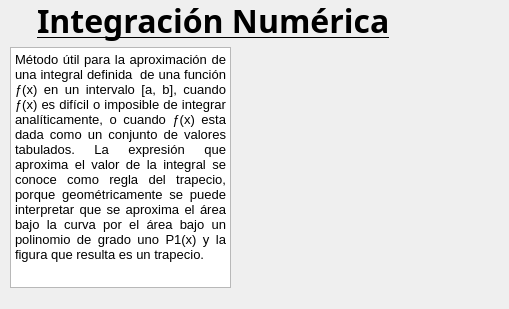
    <widget class="QWidget" name="page_10">
     <widget class="QLabel" name="label_10">
      <property name="geometry">
       <rect>
        <x>37</x>
        <y>0</y>
        <width>431</width>
        <height>41</height>
       </rect>
      </property>
      <property name="font">
       <font>
        <family>Cilica</family>
        <pointsize>24</pointsize>
        <weight>75</weight>
        <bold>true</bold>
        <underline>true</underline>
       </font>
      </property>
      <property name="text">
       <string>Integración Numérica</string>
      </property>
     </widget>
     <widget class="QTextBrowser" name="textBrowser_9">
      <property name="geometry">
       <rect>
        <x>10</x>
        <y>47</y>
        <width>221</width>
        <height>241</height>
       </rect>
      </property>
      <property name="styleSheet">
       <string notr="true">background-image: url(:/MM/BKGWhite.png);</string>
      </property>
      <property name="html">
       <string>&lt;!DOCTYPE HTML PUBLIC &quot;-//W3C//DTD HTML 4.0//EN&quot; &quot;http://www.w3.org/TR/REC-html40/strict.dtd&quot;&gt;
&lt;html&gt;&lt;head&gt;&lt;meta name=&quot;qrichtext&quot; content=&quot;1&quot; /&gt;&lt;style type=&quot;text/css&quot;&gt;
p, li { white-space: pre-wrap; }
&lt;/style&gt;&lt;/head&gt;&lt;body style=&quot; font-family:'MS Shell Dlg 2'; font-size:8.25pt; font-weight:400; font-style:normal;&quot;&gt;
&lt;p align=&quot;justify&quot; style=&quot; margin-top:0px; margin-bottom:0px; margin-left:0px; margin-right:0px; -qt-block-indent:0; text-indent:0px;&quot;&gt;&lt;span style=&quot; font-size:10pt;&quot;&gt;Método útil para la aproximación de una integral definida  de una función ƒ(x) en un intervalo [a, b], cuando ƒ(x) es difícil o imposible de integrar analíticamente, o cuando ƒ(x) esta dada como un conjunto de valores tabulados. La expresión que aproxima el valor de la integral se conoce como regla del trapecio, porque geométricamente se puede interpretar que se aproxima el área bajo la curva por el área bajo un polinomio de grado uno P1(x) y la figura que resulta es un trapecio.&lt;/span&gt;&lt;/p&gt;&lt;/body&gt;&lt;/html&gt;</string>
      </property>
     </widget>
     <widget class="QLabel" name="label_30">
      <property name="geometry">
       <rect>
        <x>230</x>
        <y>47</y>
        <width>261</width>
        <height>241</height>
       </rect>
      </property>
      <property name="styleSheet">
       <string notr="true">background-image: url(:/MM/BKGGrey.png);</string>
      </property>
      <property name="text">
       <string/>
      </property>
      <property name="pixmap">
       <pixmap resource="imagenes.qrc">:/MM/09 IntNum2.gif</pixmap>
      </property>
      <property name="scaledContents">
       <bool>true</bool>
      </property>
     </widget>
     <widget class="QLabel" name="label_38">
      <property name="geometry">
       <rect>
        <x>0</x>
        <y>0</y>
        <width>500</width>
        <height>300</height>
       </rect>
      </property>
      <property name="text">
       <string/>
      </property>
      <property name="pixmap">
       <pixmap resource="imagenes.qrc">:/MM/00 Main BG6.png</pixmap>
      </property>
      <property name="scaledContents">
       <bool>true</bool>
      </property>
     </widget>
     <zorder>label_38</zorder>
     <zorder>label_10</zorder>
     <zorder>textBrowser_9</zorder>
     <zorder>label_30</zorder>
    </widget>
